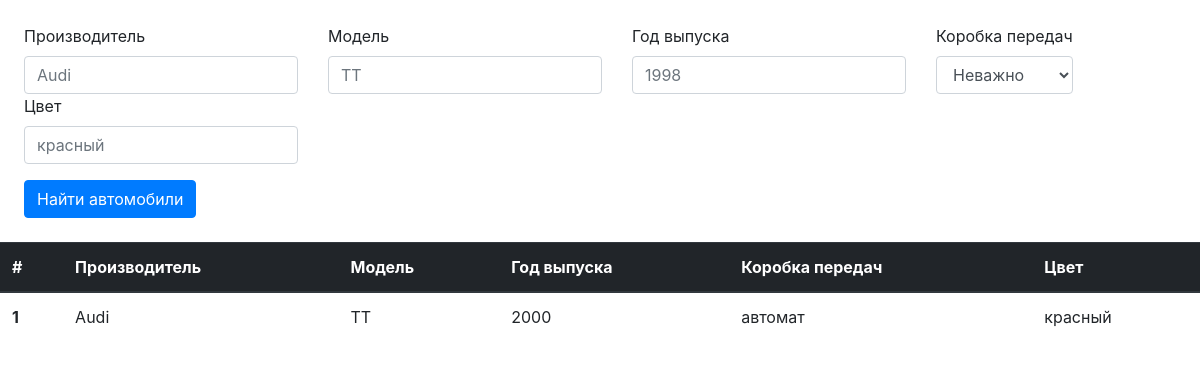
The app's page /, older data.
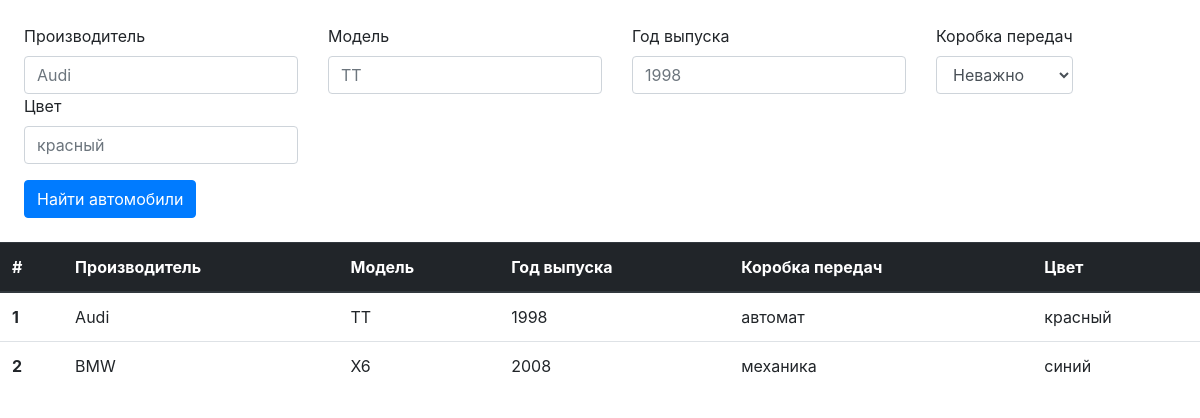
The same page, newer data.
### car_filter/models.py (models this page shows, shortened)
class Car(models.Model):
    TRANSMISSION_CHOICES = [
        (1, "механика"),
        (2, "автомат"),
        (3, "робот"),
    ]
    manufacturer = models.CharField(max_length=200)
    model = models.CharField(max_length=100)
    year = models.IntegerField()
    transmission = models.SmallIntegerField(choices=TRANSMISSION_CHOICES)
    color = models.CharField(max_length=100)

### car_filter/views.py (the view)
# urls.py: path('', CarListView.as_view(), name='cars'),
class CarListView(ListView):
    model = Car
    def get_queryset(self):
        qs = super().get_queryset()
        get_params = self.request.GET.dict()
        filter_params = Q()
        for key, value in get_params.items():
            if value:
                filter_params.add(Q(**{f'{key}__icontains': value}), Q.AND)
        qs = qs.filter(filter_params)
        return qs

### car_filter/templates/car_filter/car_list.html (shortened to what this page needs)
{% extends 'base.html' %}
{% block content %}
    <form class="m-4" method="get" action="">
        <div class="row">
            <div class="col-auto">
                <label for="manufacturer">Производитель</label>
                <input type="text" class="form-control" id="manufacturer" name="manufacturer" placeholder="Audi">
            </div>
            <div class="col-auto">
                <label for="model">Модель</label>
                <input type="text" class="form-control" id="model" name="model" placeholder="TT">
            </div>
            <div class="col-auto">
                <label for="year">Год выпуска</label>
                <input type="text" class="form-control" id="year" name="year" placeholder="1998">
            </div>
            <div class="col-auto">
                <label for="transmission">Коробка передач</label>
                <select class="form-control" id="transmission" name="transmission">
                    <option selected value="">Неважно</option>
                </select>
            </div>
            <div class="col-auto">
                <label for="color">Цвет</label>
                <input type="text" class="form-control" id="color" name="color" placeholder="красный">
            </div>
        </div>
        <button type="submit" class="btn btn-primary mt-3">Найти автомобили</button>
    </form>
    <table class="table table-hover">
        <thead class="thead-dark">
            <tr>
                <th scope="col">#</th>
                <th scope="col">Производитель</th>
                <th scope="col">Модель</th>
                <th scope="col">Год выпуска</th>
                <th scope="col">Коробка передач</th>
                <th scope="col">Цвет</th>
            </tr>
        </thead>
        <tbody>
            {% for car in object_list %}
            <tr>
                <th scope="row">{{ forloop.counter }}</th>
                <td>{{ car.manufacturer }}</td>
                <td>{{ car.model }}</td>
                <td>{{ car.year }}</td>
                <td>{{ car.get_transmission_display }}</td>
                <td>{{ car.color }}</td>
            </tr>
            {% endfor %}
        </tbody>
    </table>
{% endblock %}

Row changes from the older to the newer data that the page shows:
changed Car "Audi": year "2000" → "1998"
added Car: manufacturer "BMW", model "X6", year "2008", transmission "механика", color "синий"
